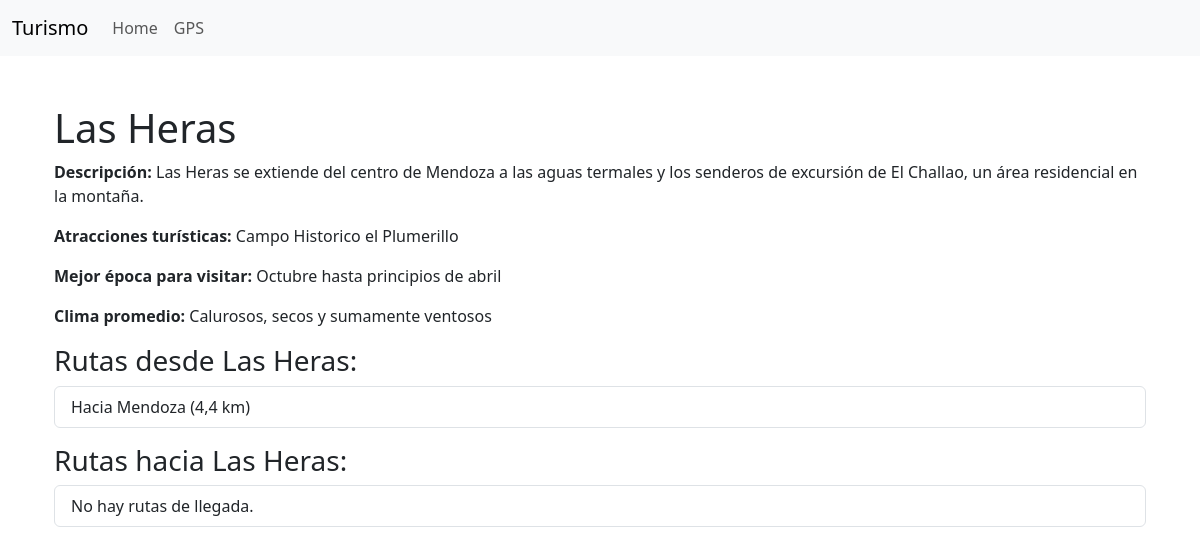
/city/4/, run on the app's committed database.
### routes/models.py (models this page shows, shortened)
class City(models.Model):
    name = models.CharField(max_length=100)
    descripcion = models.TextField(blank=True, null=True, help_text="Breve descripción de la ciudad")
    atracciones = models.CharField(max_length=100, blank=True, null=True, help_text="Atracciones turísticas")
    mejor_epoca_para_visitar = models.CharField(max_length=50, blank=True, null=True, help_text="Mejor época para visitar")
    clima_promedio = models.CharField(max_length=50, blank=True, null=True, help_text="Clima promedio")

class Route(models.Model):
    start_city = models.ForeignKey(City, related_name='route_start', on_delete=models.CASCADE)
    end_city = models.ForeignKey(City, related_name='route_end', on_delete=models.CASCADE)
    distance = models.FloatField()

### routes/views.py (the view)
# urls.py: path('city/<int:id>/', views.city_detail, name='city_detail'),
def city_detail(request, id):
    ciudad = get_object_or_404(City, id=id)
    rutas_salida = Route.objects.filter(start_city=ciudad)
    rutas_llegada = Route.objects.filter(end_city=ciudad)
    return render(request, 'routes/city_detail.html', {
        'ciudad': ciudad,
        'rutas_salida': rutas_salida,
        'rutas_llegada': rutas_llegada
    })

### routes/templates/routes/city_detail.html (shortened to what this page needs)
{% extends 'routes/base.html' %}
{% block content %}
<div class="container mt-5">
    <h1>{{ ciudad.name }}</h1>
    {% if ciudad.descripcion %}
        <p><strong>Descripción:</strong> {{ ciudad.descripcion }}</p>
    {% endif %}
    {% if ciudad.atracciones %}
        <p><strong>Atracciones turísticas:</strong> {{ ciudad.atracciones }}</p>
    {% endif %}
    {% if ciudad.mejor_epoca_para_visitar %}
        <p><strong>Mejor época para visitar:</strong> {{ ciudad.mejor_epoca_para_visitar }}</p>
    {% endif %}
    {% if ciudad.clima_promedio %}
        <p><strong>Clima promedio:</strong> {{ ciudad.clima_promedio }}</p>
    {% endif %}
    <h3>Rutas desde {{ ciudad.name }}:</h3>
    <ul class="list-group mb-3">
        {% for ruta in rutas_salida %}
            <li class="list-group-item">
                Hacia {{ ruta.end_city.name }} ({{ ruta.distance }} km)
            </li>
        {% empty %}
            <li class="list-group-item">No hay rutas de salida.</li>
        {% endfor %}
    </ul>
    <h3>Rutas hacia {{ ciudad.name }}:</h3>
    <ul class="list-group mb-3">
        {% for ruta in rutas_llegada %}
            <li class="list-group-item">
                Desde {{ ruta.start_city.name }} ({{ ruta.distance }} km)
            </li>
        {% empty %}
            <li class="list-group-item">No hay rutas de llegada.</li>
        {% endfor %}
    </ul>
</div>
{% endblock %}

### data on the page
City: name "Las Heras", descripcion "Las Heras se extiende del centro de Mendoza a las aguas termales y los senderos de excursión de El Challao, un área residencial en la montaña.", atracciones "Campo Historico el Plumerillo", mejor_epoca_para_visitar "Octubre hasta principios de abril", clima_promedio "Calurosos, secos y sumamente ventosos"
Route: end_city.name "Mendoza", distance "4,4"
